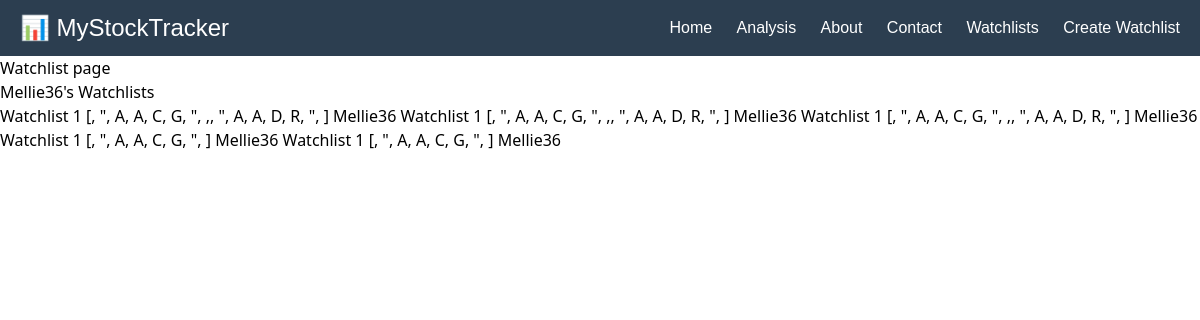
Page /watchlists/ (signed in) on the committed database.
### investie/models.py (models this page shows)
class Watchlist(models.Model):
    watchlist_name = models.CharField(max_length=255)
    tickers = models.JSONField()
    user = models.ForeignKey(User, on_delete=models.CASCADE)

### investie/views.py (the view, shortened to what this page needs)
# urls.py: path('watchlists/', watchlists, name='watchlists'),
def watchlists(request):
    print(request.user.is_authenticated)
    if request.user.is_authenticated:
        user = request.user
        watchlists_for_user = Watchlist.objects.filter(user=request.user)
        print(f'These are the watchlists for {user}: {watchlists_for_user}')
        return render(request, 'watchlists.html', {'user': user.username, 'watchlists': watchlists_for_user})

### investie/templates/watchlists.html (shortened to what this page needs)
<script src="https://cdn.tailwindcss.com"></script>
<!DOCTYPE html>
<html lang="en">
<head>
   <div class="toolbar">
  <h1>📊 MyStockTracker</h1>
  <nav>
    <a href="/">Home</a>
      <a href="/stock_prices/">Analysis</a>
    <a href="/about/">About</a>
    <a href="/contact/">Contact</a>
      <a href="/watchlists/">Watchlists</a>
      <a href="/create_watchlist/">Create Watchlist</a>
  </nav>
</div>
  <h1>Watchlist page</h1>
    <h1>{{ user }}'s Watchlists</h1>
</head>
<body>
<tbody>
    {% for ticker in watchlists %}
        <tr class="hover:bg-gray-100 border-b">
            <td class="p-2 font-medium">{{ ticker.watchlist_name }}</td>
            <td class="p-2">{{ ticker.tickers|join:", " }}</td>
            <td class="p-2">{{ ticker.user.username }}</td>
        </tr>
    {% endfor %}
</tbody>
</body>
</html>

### investie/templates/watchlists.html (style rules this page uses)
.toolbar { background-color: #2c3e50; color: white; padding: 10px 20px; font-family: Arial, sans-serif; display: flex; align-items: center; justify-content: space-between; }
.toolbar h1 { margin: 0; font-size: 1.5em; }
.toolbar nav a { color: white; text-decoration: none; margin-left: 20px; font-weight: 500; }

### rows in the picture
Watchlist: watchlist_name "Watchlist 1", tickers "[, \", A, A, C, G, \", ,, \", A, A, D, R, \", ]", user.username "Mellie36"
Watchlist: watchlist_name "Watchlist 1", tickers "[, \", A, A, C, G, \", ,, \", A, A, D, R, \", ]", user.username "Mellie36"
Watchlist: watchlist_name "Watchlist 1", tickers "[, \", A, A, C, G, \", ,, \", A, A, D, R, \", ]", user.username "Mellie36"
Watchlist: watchlist_name "Watchlist 1", tickers "[, \", A, A, C, G, \", ]", user.username "Mellie36"
Watchlist: watchlist_name "Watchlist 1", tickers "[, \", A, A, C, G, \", ]", user.username "Mellie36"

### other values in the picture
{{ user }} "Mellie36"
